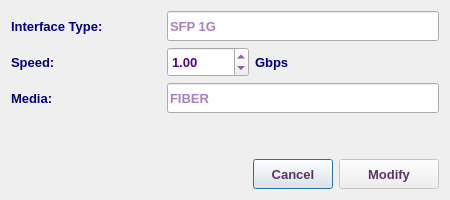
<?xml version="1.0" encoding="UTF-8"?>
<ui version="4.0">
 <class>EditInterfaceTypeDialog</class>
 <widget class="QDialog" name="EditInterfaceTypeDialog">
  <property name="geometry">
   <rect>
    <x>0</x>
    <y>0</y>
    <width>450</width>
    <height>200</height>
   </rect>
  </property>
  <property name="minimumSize">
   <size>
    <width>450</width>
    <height>200</height>
   </size>
  </property>
  <property name="maximumSize">
   <size>
    <width>451</width>
    <height>201</height>
   </size>
  </property>
  <property name="font">
   <font>
    <family>Tahoma</family>
    <pointsize>10</pointsize>
   </font>
  </property>
  <property name="windowTitle">
   <string>Edit Interface Type</string>
  </property>
  <property name="windowIcon">
   <iconset resource="../../../../image.qrc">
    <normaloff>:/Image/edit.png</normaloff>:/Image/edit.png</iconset>
  </property>
  <layout class="QVBoxLayout" name="verticalLayout">
   <item>
    <layout class="QHBoxLayout" name="horizontalLayout_2">
     <item>
      <widget class="QLabel" name="label_2">
       <property name="minimumSize">
        <size>
         <width>150</width>
         <height>30</height>
        </size>
       </property>
       <property name="maximumSize">
        <size>
         <width>150</width>
         <height>30</height>
        </size>
       </property>
       <property name="font">
        <font>
         <family>Tahoma</family>
         <pointsize>10</pointsize>
         <weight>75</weight>
         <bold>true</bold>
        </font>
       </property>
       <property name="styleSheet">
        <string notr="true">color: rgb(0, 0, 127);</string>
       </property>
       <property name="text">
        <string>Interface Type:</string>
       </property>
      </widget>
     </item>
     <item>
      <widget class="QLineEdit" name="intTypeLE">
       <property name="sizePolicy">
        <sizepolicy hsizetype="Expanding" vsizetype="Preferred">
         <horstretch>0</horstretch>
         <verstretch>0</verstretch>
        </sizepolicy>
       </property>
       <property name="minimumSize">
        <size>
         <width>200</width>
         <height>30</height>
        </size>
       </property>
       <property name="maximumSize">
        <size>
         <width>5000</width>
         <height>30</height>
        </size>
       </property>
       <property name="font">
        <font>
         <family>Tahoma</family>
         <pointsize>10</pointsize>
         <weight>75</weight>
         <bold>true</bold>
        </font>
       </property>
       <property name="styleSheet">
        <string notr="true">color: rgb(85, 0, 127);</string>
       </property>
       <property name="placeholderText">
        <string>SFP 1G</string>
       </property>
      </widget>
     </item>
    </layout>
   </item>
   <item>
    <layout class="QHBoxLayout" name="horizontalLayout_4">
     <item>
      <widget class="QLabel" name="label_4">
       <property name="minimumSize">
        <size>
         <width>150</width>
         <height>30</height>
        </size>
       </property>
       <property name="maximumSize">
        <size>
         <width>150</width>
         <height>30</height>
        </size>
       </property>
       <property name="font">
        <font>
         <family>Tahoma</family>
         <pointsize>10</pointsize>
         <weight>75</weight>
         <bold>true</bold>
        </font>
       </property>
       <property name="styleSheet">
        <string notr="true">color: rgb(0, 0, 127);</string>
       </property>
       <property name="text">
        <string>Speed:</string>
       </property>
      </widget>
     </item>
     <item>
      <widget class="QDoubleSpinBox" name="speedSB">
       <property name="minimumSize">
        <size>
         <width>70</width>
         <height>30</height>
        </size>
       </property>
       <property name="maximumSize">
        <size>
         <width>16777215</width>
         <height>30</height>
        </size>
       </property>
       <property name="font">
        <font>
         <weight>75</weight>
         <bold>true</bold>
        </font>
       </property>
       <property name="styleSheet">
        <string notr="true">color: rgb(85, 0, 127);</string>
       </property>
       <property name="maximum">
        <double>10000.000000000000000</double>
       </property>
       <property name="value">
        <double>1.000000000000000</double>
       </property>
      </widget>
     </item>
     <item>
      <widget class="QLabel" name="label_5">
       <property name="minimumSize">
        <size>
         <width>30</width>
         <height>30</height>
        </size>
       </property>
       <property name="maximumSize">
        <size>
         <width>100</width>
         <height>30</height>
        </size>
       </property>
       <property name="font">
        <font>
         <family>Tahoma</family>
         <pointsize>10</pointsize>
         <weight>75</weight>
         <bold>true</bold>
        </font>
       </property>
       <property name="styleSheet">
        <string notr="true">color: rgb(0, 0, 127);</string>
       </property>
       <property name="text">
        <string>Gbps</string>
       </property>
      </widget>
     </item>
     <item>
      <spacer name="horizontalSpacer_5">
       <property name="font">
        <font>
         <family>Tahoma</family>
         <pointsize>10</pointsize>
        </font>
       </property>
       <property name="orientation">
        <enum>Qt::Horizontal</enum>
       </property>
       <property name="sizeHint" stdset="0">
        <size>
         <width>40</width>
         <height>20</height>
        </size>
       </property>
      </spacer>
     </item>
    </layout>
   </item>
   <item>
    <layout class="QHBoxLayout" name="horizontalLayout_3">
     <item>
      <widget class="QLabel" name="label_3">
       <property name="minimumSize">
        <size>
         <width>150</width>
         <height>30</height>
        </size>
       </property>
       <property name="maximumSize">
        <size>
         <width>150</width>
         <height>30</height>
        </size>
       </property>
       <property name="font">
        <font>
         <family>Tahoma</family>
         <pointsize>10</pointsize>
         <weight>75</weight>
         <bold>true</bold>
        </font>
       </property>
       <property name="styleSheet">
        <string notr="true">color: rgb(0, 0, 127);</string>
       </property>
       <property name="text">
        <string>Media:</string>
       </property>
      </widget>
     </item>
     <item>
      <widget class="QLineEdit" name="mediaLE">
       <property name="sizePolicy">
        <sizepolicy hsizetype="Expanding" vsizetype="Preferred">
         <horstretch>0</horstretch>
         <verstretch>0</verstretch>
        </sizepolicy>
       </property>
       <property name="minimumSize">
        <size>
         <width>200</width>
         <height>30</height>
        </size>
       </property>
       <property name="maximumSize">
        <size>
         <width>5000</width>
         <height>30</height>
        </size>
       </property>
       <property name="font">
        <font>
         <family>Tahoma</family>
         <pointsize>10</pointsize>
         <weight>75</weight>
         <bold>true</bold>
        </font>
       </property>
       <property name="styleSheet">
        <string notr="true">color: rgb(85, 0, 127);</string>
       </property>
       <property name="placeholderText">
        <string>FIBER</string>
       </property>
      </widget>
     </item>
    </layout>
   </item>
   <item>
    <spacer name="verticalSpacer">
     <property name="font">
      <font>
       <family>Tahoma</family>
       <pointsize>10</pointsize>
      </font>
     </property>
     <property name="orientation">
      <enum>Qt::Vertical</enum>
     </property>
     <property name="sizeHint" stdset="0">
      <size>
       <width>20</width>
       <height>181</height>
      </size>
     </property>
    </spacer>
   </item>
   <item>
    <layout class="QHBoxLayout" name="horizontalLayout">
     <item>
      <spacer name="horizontalSpacer">
       <property name="font">
        <font>
         <family>Tahoma</family>
         <pointsize>10</pointsize>
        </font>
       </property>
       <property name="orientation">
        <enum>Qt::Horizontal</enum>
       </property>
       <property name="sizeHint" stdset="0">
        <size>
         <width>40</width>
         <height>20</height>
        </size>
       </property>
      </spacer>
     </item>
     <item>
      <widget class="QPushButton" name="CancelBtn">
       <property name="sizePolicy">
        <sizepolicy hsizetype="Preferred" vsizetype="Preferred">
         <horstretch>0</horstretch>
         <verstretch>0</verstretch>
        </sizepolicy>
       </property>
       <property name="minimumSize">
        <size>
         <width>0</width>
         <height>30</height>
        </size>
       </property>
       <property name="maximumSize">
        <size>
         <width>200</width>
         <height>30</height>
        </size>
       </property>
       <property name="font">
        <font>
         <family>Tahoma</family>
         <pointsize>10</pointsize>
         <weight>75</weight>
         <bold>true</bold>
        </font>
       </property>
       <property name="styleSheet">
        <string notr="true">color: rgb(92, 53, 102);</string>
       </property>
       <property name="text">
        <string>Cancel</string>
       </property>
      </widget>
     </item>
     <item>
      <widget class="QPushButton" name="okBtn">
       <property name="enabled">
        <bool>false</bool>
       </property>
       <property name="sizePolicy">
        <sizepolicy hsizetype="Preferred" vsizetype="Preferred">
         <horstretch>0</horstretch>
         <verstretch>0</verstretch>
        </sizepolicy>
       </property>
       <property name="minimumSize">
        <size>
         <width>100</width>
         <height>30</height>
        </size>
       </property>
       <property name="maximumSize">
        <size>
         <width>200</width>
         <height>30</height>
        </size>
       </property>
       <property name="font">
        <font>
         <family>Tahoma</family>
         <pointsize>10</pointsize>
         <weight>75</weight>
         <bold>true</bold>
        </font>
       </property>
       <property name="styleSheet">
        <string notr="true">color: rgb(92, 53, 102);</string>
       </property>
       <property name="text">
        <string>Modify</string>
       </property>
       <property name="icon">
        <iconset resource="../../../../image.qrc">
         <normaloff>:/Image/edit.png</normaloff>:/Image/edit.png</iconset>
       </property>
       <property name="iconSize">
        <size>
         <width>20</width>
         <height>20</height>
        </size>
       </property>
      </widget>
     </item>
    </layout>
   </item>
  </layout>
 </widget>
 <tabstops>
  <tabstop>intTypeLE</tabstop>
  <tabstop>mediaLE</tabstop>
  <tabstop>okBtn</tabstop>
  <tabstop>CancelBtn</tabstop>
 </tabstops>
 <resources>
  <include location="../../../../image.qrc"/>
 </resources>
 <connections/>
</ui>
